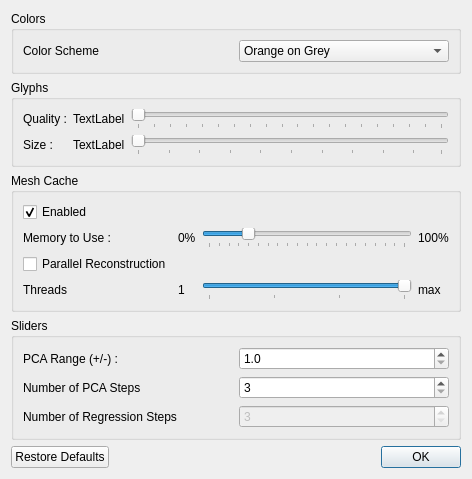
<?xml version="1.0" encoding="UTF-8"?>
<ui version="4.0">
 <class>PreferencesWindow</class>
 <widget class="QDialog" name="PreferencesWindow">
  <property name="geometry">
   <rect>
    <x>0</x>
    <y>0</y>
    <width>472</width>
    <height>453</height>
   </rect>
  </property>
  <property name="windowTitle">
   <string>Preferences</string>
  </property>
  <layout class="QVBoxLayout" name="verticalLayout_2">
   <item>
    <widget class="QGroupBox" name="groupBox_2">
     <property name="title">
      <string>Colors</string>
     </property>
     <layout class="QHBoxLayout" name="horizontalLayout">
      <item>
       <widget class="QLabel" name="label_4">
        <property name="text">
         <string>Color Scheme</string>
        </property>
       </widget>
      </item>
      <item>
       <widget class="QComboBox" name="colorScheme">
        <item>
         <property name="text">
          <string>Orange on Grey</string>
         </property>
        </item>
        <item>
         <property name="text">
          <string>Purple on Grey</string>
         </property>
        </item>
        <item>
         <property name="text">
          <string>Blue on White</string>
         </property>
        </item>
        <item>
         <property name="text">
          <string>Orange on White</string>
         </property>
        </item>
        <item>
         <property name="text">
          <string>Grey on White</string>
         </property>
        </item>
        <item>
         <property name="text">
          <string>Orange on Blue</string>
         </property>
        </item>
        <item>
         <property name="text">
          <string>Yellow on Grey</string>
         </property>
        </item>
        <item>
         <property name="text">
          <string>Grey on Black</string>
         </property>
        </item>
        <item>
         <property name="text">
          <string>Blue on Black</string>
         </property>
        </item>
        <item>
         <property name="text">
          <string>Green on Black</string>
         </property>
        </item>
       </widget>
      </item>
     </layout>
    </widget>
   </item>
   <item>
    <widget class="QGroupBox" name="groupBox_3">
     <property name="title">
      <string>Glyphs</string>
     </property>
     <layout class="QGridLayout" name="gridLayout_2">
      <item row="0" column="0">
       <widget class="QLabel" name="label_5">
        <property name="text">
         <string>Quality :</string>
        </property>
       </widget>
      </item>
      <item row="0" column="1">
       <widget class="QLabel" name="glyphQualityLabel">
        <property name="minimumSize">
         <size>
          <width>50</width>
          <height>0</height>
         </size>
        </property>
        <property name="text">
         <string>TextLabel</string>
        </property>
       </widget>
      </item>
      <item row="0" column="2">
       <widget class="QSlider" name="glyphQuality">
        <property name="minimum">
         <number>1</number>
        </property>
        <property name="maximum">
         <number>20</number>
        </property>
        <property name="orientation">
         <enum>Qt::Horizontal</enum>
        </property>
        <property name="tickPosition">
         <enum>QSlider::TicksBelow</enum>
        </property>
        <property name="tickInterval">
         <number>1</number>
        </property>
       </widget>
      </item>
      <item row="1" column="0">
       <widget class="QLabel" name="label_7">
        <property name="text">
         <string>Size :</string>
        </property>
       </widget>
      </item>
      <item row="1" column="1">
       <widget class="QLabel" name="glyphSizeLabel">
        <property name="minimumSize">
         <size>
          <width>50</width>
          <height>0</height>
         </size>
        </property>
        <property name="text">
         <string>TextLabel</string>
        </property>
       </widget>
      </item>
      <item row="1" column="2">
       <widget class="QSlider" name="glyphSize">
        <property name="minimum">
         <number>1</number>
        </property>
        <property name="maximum">
         <number>100</number>
        </property>
        <property name="orientation">
         <enum>Qt::Horizontal</enum>
        </property>
        <property name="tickPosition">
         <enum>QSlider::TicksBelow</enum>
        </property>
        <property name="tickInterval">
         <number>10</number>
        </property>
       </widget>
      </item>
     </layout>
    </widget>
   </item>
   <item>
    <widget class="QGroupBox" name="groupBox">
     <property name="title">
      <string>Mesh Cache</string>
     </property>
     <layout class="QVBoxLayout" name="verticalLayout">
      <item>
       <widget class="QCheckBox" name="meshCacheEnabled">
        <property name="text">
         <string>Enabled</string>
        </property>
        <property name="checked">
         <bool>true</bool>
        </property>
       </widget>
      </item>
      <item>
       <layout class="QGridLayout" name="gridLayout">
        <item row="1" column="1">
         <widget class="QLabel" name="label_2">
          <property name="text">
           <string>0%</string>
          </property>
         </widget>
        </item>
        <item row="1" column="3">
         <widget class="QLabel" name="label_3">
          <property name="text">
           <string>100%</string>
          </property>
         </widget>
        </item>
        <item row="1" column="0">
         <widget class="QLabel" name="label">
          <property name="text">
           <string>Memory to Use :</string>
          </property>
         </widget>
        </item>
        <item row="1" column="2">
         <widget class="QSlider" name="meshCacheMemory">
          <property name="maximum">
           <number>100</number>
          </property>
          <property name="value">
           <number>20</number>
          </property>
          <property name="orientation">
           <enum>Qt::Horizontal</enum>
          </property>
          <property name="tickPosition">
           <enum>QSlider::TicksBelow</enum>
          </property>
          <property name="tickInterval">
           <number>5</number>
          </property>
         </widget>
        </item>
        <item row="2" column="0">
         <widget class="QCheckBox" name="parallelEnabled">
          <property name="text">
           <string>Parallel Reconstruction</string>
          </property>
         </widget>
        </item>
        <item row="3" column="0">
         <widget class="QLabel" name="label_10">
          <property name="text">
           <string>Threads</string>
          </property>
         </widget>
        </item>
        <item row="3" column="1">
         <widget class="QLabel" name="label_9">
          <property name="text">
           <string>1</string>
          </property>
         </widget>
        </item>
        <item row="3" column="2">
         <widget class="QSlider" name="numThreadsSlider">
          <property name="minimum">
           <number>1</number>
          </property>
          <property name="maximum">
           <number>4</number>
          </property>
          <property name="value">
           <number>4</number>
          </property>
          <property name="orientation">
           <enum>Qt::Horizontal</enum>
          </property>
          <property name="tickPosition">
           <enum>QSlider::TicksBelow</enum>
          </property>
          <property name="tickInterval">
           <number>1</number>
          </property>
         </widget>
        </item>
        <item row="3" column="3">
         <widget class="QLabel" name="numThreadsMaxLabel">
          <property name="text">
           <string>max</string>
          </property>
         </widget>
        </item>
       </layout>
      </item>
     </layout>
    </widget>
   </item>
   <item>
    <widget class="QGroupBox" name="groupBox_4">
     <property name="title">
      <string>Sliders</string>
     </property>
     <layout class="QVBoxLayout" name="verticalLayout_3">
      <item>
       <layout class="QGridLayout" name="gridLayout_3">
        <item row="0" column="0">
         <widget class="QLabel" name="label_6">
          <property name="text">
           <string>PCA Range (+/-) : </string>
          </property>
         </widget>
        </item>
        <item row="0" column="1">
         <widget class="QDoubleSpinBox" name="pcaRangeSpinBox">
          <property name="decimals">
           <number>1</number>
          </property>
          <property name="minimum">
           <double>1.000000000000000</double>
          </property>
          <property name="maximum">
           <double>5.000000000000000</double>
          </property>
         </widget>
        </item>
        <item row="1" column="0">
         <widget class="QLabel" name="label_8">
          <property name="text">
           <string>Number of PCA Steps</string>
          </property>
         </widget>
        </item>
        <item row="2" column="0">
         <widget class="QLabel" name="label_11">
          <property name="text">
           <string>Number of Regression Steps</string>
          </property>
         </widget>
        </item>
        <item row="1" column="1">
         <widget class="QSpinBox" name="pcaStepsSpinBox">
          <property name="minimum">
           <number>3</number>
          </property>
          <property name="maximum">
           <number>100</number>
          </property>
         </widget>
        </item>
        <item row="2" column="1">
         <widget class="QSpinBox" name="regressionStepsSpinBox">
          <property name="enabled">
           <bool>false</bool>
          </property>
          <property name="minimum">
           <number>3</number>
          </property>
          <property name="maximum">
           <number>100</number>
          </property>
         </widget>
        </item>
       </layout>
      </item>
     </layout>
    </widget>
   </item>
   <item>
    <spacer name="verticalSpacer">
     <property name="orientation">
      <enum>Qt::Vertical</enum>
     </property>
     <property name="sizeHint" stdset="0">
      <size>
       <width>20</width>
       <height>40</height>
      </size>
     </property>
    </spacer>
   </item>
   <item>
    <widget class="QDialogButtonBox" name="buttonBox">
     <property name="orientation">
      <enum>Qt::Horizontal</enum>
     </property>
     <property name="standardButtons">
      <set>QDialogButtonBox::Ok|QDialogButtonBox::RestoreDefaults</set>
     </property>
    </widget>
   </item>
  </layout>
 </widget>
 <resources/>
 <connections>
  <connection>
   <sender>buttonBox</sender>
   <signal>accepted()</signal>
   <receiver>PreferencesWindow</receiver>
   <slot>accept()</slot>
   <hints>
    <hint type="sourcelabel">
     <x>248</x>
     <y>254</y>
    </hint>
    <hint type="destinationlabel">
     <x>157</x>
     <y>274</y>
    </hint>
   </hints>
  </connection>
  <connection>
   <sender>buttonBox</sender>
   <signal>rejected()</signal>
   <receiver>PreferencesWindow</receiver>
   <slot>reject()</slot>
   <hints>
    <hint type="sourcelabel">
     <x>316</x>
     <y>260</y>
    </hint>
    <hint type="destinationlabel">
     <x>286</x>
     <y>274</y>
    </hint>
   </hints>
  </connection>
 </connections>
</ui>
